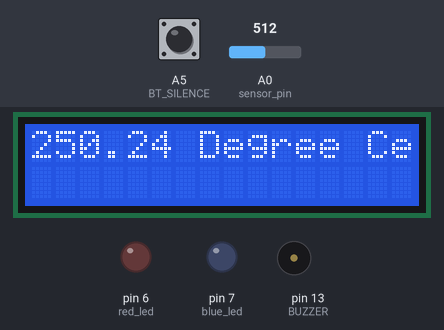
This sketch was run on a simulated Arduino Uno, built with avr-gcc and run on an emulated ATmega328P. On the bench: 16×2 character LCD, output pins drawn as LEDs (lit = HIGH), buzzer (waves = sounding, pin HIGH). The test bench sets the inputs (shaded band); at power-on: A0 (sensor_pin) = 512, A5 (BT_SILENCE) HIGH.

Above: at 0.1 s.
1.3 s: A0 (sensor_pin) set to 716
At 3.0 s:
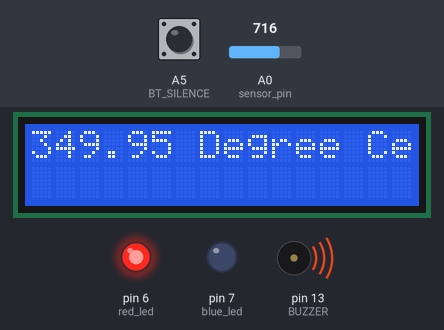
7.8 s: A0 (sensor_pin) set to 900
At 9.4 s:
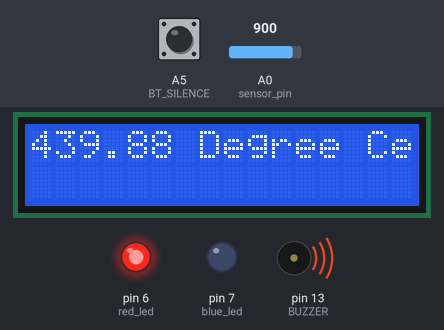
11.3 s: A0 (sensor_pin) set to 1023
At 14.1 s:
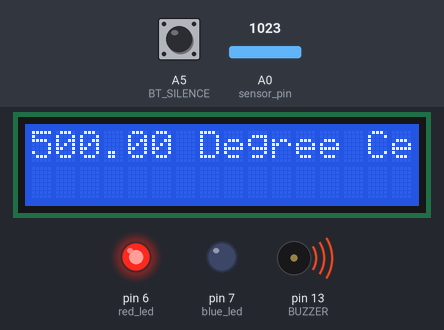
Timing chart, 0 to 15.6 s (numbered marks = the images above; inputs shaded):
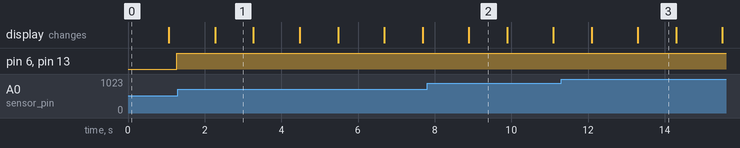

The sketch:

temp_detector_sketch.ino
```cpp
//automatic room temperature detector using arduino uno
#include <LiquidCrystal.h>

LiquidCrystal lcd(12, 11, 5, 4, 3, 2);

int silent = 0;
const int sensor_pin = A0; //sensor pin
const int  BT_SILENCE = A5;
const int BUZZER = 13; //buzzer pin
const int blue_led = 7;
const int red_led = 6;

void setup() {
  // put your setup code here, to run once:
  pinMode(sensor_pin, INPUT);
  pinMode(BUZZER, OUTPUT);
  pinMode(blue_led, OUTPUT);
  pinMode(red_led, OUTPUT);

lcd.begin(16, 2);

}

void loop() {
  // put your main code here, to run repeatedly:
  float sensor_value = analogRead(sensor_pin);
  float temp_value = (sensor_value * (5.0/1023)) * 100.0;


  lcd.setCursor(0, 0);
  lcd.print(temp_value);
  lcd.print(" Degree Celsius");
  delay(1000);
  lcd.clear();

if(digitalRead(BT_SILENCE) == LOW);
{
  silent = 0;
  delay(200);
}

if(temp_value < 30 || temp_value > 50);
{
  silent = 1;
}

if(silent == 1)
{
  digitalWrite(BUZZER, HIGH);
  digitalWrite(red_led, HIGH);
  delay(1000);
}

 else {
  digitalWrite(BUZZER, LOW);
  digitalWrite(blue_led, LOW);
  delay(1000);
}

}
```

Measured:
- after the input at 1.3 s, the display: changes after 0.97 s (image 1)
- after the input at 7.8 s, the display: changes after 1.1 s (image 2)
- after the input at 11.3 s, the display: first differs from a run without the input after 2.0 s (image 3)
- what the display in image 1 shows lasts 1.0 s, from 2.3 s to 3.3 s
